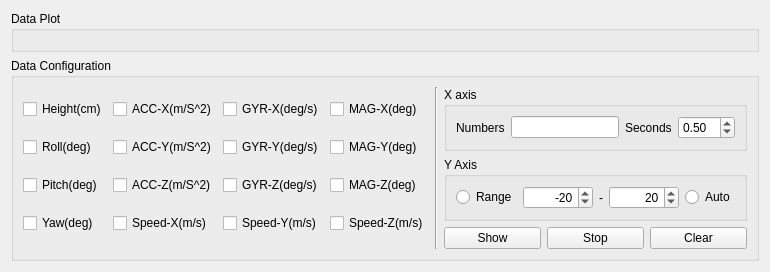
      <widget class="QWidget" name="tab_data_plotter">
       <attribute name="title">
        <string>Data Plotter</string>
       </attribute>
       <layout class="QGridLayout" name="gridLayout_24">
        <item row="0" column="0">
         <widget class="QGroupBox" name="group_box_data_plot">
          <property name="sizePolicy">
           <sizepolicy hsizetype="Preferred" vsizetype="MinimumExpanding">
            <horstretch>0</horstretch>
            <verstretch>0</verstretch>
           </sizepolicy>
          </property>
          <property name="title">
           <string>Data Plot</string>
          </property>
          <layout class="QGridLayout" name="gridLayout_9">
           <item row="0" column="0">
            <widget class="QCustomPlot" name="widget_data_plotter" native="true"/>
           </item>
          </layout>
         </widget>
        </item>
        <item row="1" column="0">
         <widget class="QGroupBox" name="group_box_data_configuration">
          <property name="title">
           <string>Data Configuration</string>
          </property>
          <layout class="QGridLayout" name="gridLayout_23">
           <item row="2" column="2">
            <widget class="QPushButton" name="push_button_show">
             <property name="text">
              <string>Show</string>
             </property>
            </widget>
           </item>
           <item row="2" column="3">
            <widget class="QPushButton" name="push_button_stop">
             <property name="text">
              <string>Stop</string>
             </property>
            </widget>
           </item>
           <item row="2" column="4">
            <widget class="QPushButton" name="push_button_clear_plot">
             <property name="text">
              <string>Clear</string>
             </property>
            </widget>
           </item>
           <item row="1" column="2" colspan="3">
            <widget class="QGroupBox" name="group_box_y_axis">
             <property name="title">
              <string>Y Axis</string>
             </property>
             <layout class="QGridLayout" name="gridLayout_20">
              <item row="0" column="2">
               <widget class="QLabel" name="label_dash_y_axis">
                <property name="text">
                 <string>-</string>
                </property>
               </widget>
              </item>
              <item row="0" column="1">
               <widget class="QSpinBox" name="spin_box_range_lower">
                <property name="sizePolicy">
                 <sizepolicy hsizetype="Expanding" vsizetype="Fixed">
                  <horstretch>0</horstretch>
                  <verstretch>0</verstretch>
                 </sizepolicy>
                </property>
                <property name="alignment">
                 <set>Qt::AlignRight|Qt::AlignTrailing|Qt::AlignVCenter</set>
                </property>
                <property name="minimum">
                 <number>-360</number>
                </property>
                <property name="maximum">
                 <number>360</number>
                </property>
                <property name="value">
                 <number>-20</number>
                </property>
               </widget>
              </item>
              <item row="0" column="3">
               <widget class="QSpinBox" name="spin_box_range_upper">
                <property name="sizePolicy">
                 <sizepolicy hsizetype="Expanding" vsizetype="Fixed">
                  <horstretch>0</horstretch>
                  <verstretch>0</verstretch>
                 </sizepolicy>
                </property>
                <property name="alignment">
                 <set>Qt::AlignRight|Qt::AlignTrailing|Qt::AlignVCenter</set>
                </property>
                <property name="value">
                 <number>20</number>
                </property>
               </widget>
              </item>
              <item row="0" column="4">
               <widget class="QRadioButton" name="radio_button_auto">
                <property name="text">
                 <string>Auto</string>
                </property>
               </widget>
              </item>
              <item row="0" column="0">
               <widget class="QRadioButton" name="radio_Button_range_y_axis">
                <property name="text">
                 <string>Range</string>
                </property>
               </widget>
              </item>
             </layout>
            </widget>
           </item>
           <item row="0" column="2" colspan="3">
            <widget class="QGroupBox" name="group_box_x_axis">
             <property name="title">
              <string>X axis</string>
             </property>
             <layout class="QGridLayout" name="gridLayout_21">
              <item row="0" column="0">
               <widget class="QLabel" name="label_numbers">
                <property name="text">
                 <string>Numbers</string>
                </property>
               </widget>
              </item>
              <item row="0" column="1">
               <widget class="QLineEdit" name="line_edit_numbers">
                <property name="sizePolicy">
                 <sizepolicy hsizetype="Expanding" vsizetype="Fixed">
                  <horstretch>0</horstretch>
                  <verstretch>0</verstretch>
                 </sizepolicy>
                </property>
               </widget>
              </item>
              <item row="0" column="2">
               <widget class="QLabel" name="label_seconds">
                <property name="text">
                 <string>Seconds</string>
                </property>
               </widget>
              </item>
              <item row="0" column="3">
               <widget class="QDoubleSpinBox" name="double_spin_box_seconds">
                <property name="sizePolicy">
                 <sizepolicy hsizetype="Expanding" vsizetype="Fixed">
                  <horstretch>0</horstretch>
                  <verstretch>0</verstretch>
                 </sizepolicy>
                </property>
                <property name="singleStep">
                 <double>0.500000000000000</double>
                </property>
                <property name="value">
                 <double>0.500000000000000</double>
                </property>
               </widget>
              </item>
             </layout>
            </widget>
           </item>
           <item row="0" column="0" rowspan="3">
            <layout class="QGridLayout" name="gridLayout_22">
             <item row="0" column="0">
              <widget class="QCheckBox" name="check_box_height">
               <property name="text">
                <string>Height(cm)</string>
               </property>
              </widget>
             </item>
             <item row="0" column="1">
              <widget class="QCheckBox" name="check_box_acc_x">
               <property name="text">
                <string>ACC-X(m/S^2)</string>
               </property>
              </widget>
             </item>
             <item row="0" column="2">
              <widget class="QCheckBox" name="check_box_gyr_x">
               <property name="text">
                <string>GYR-X(deg/s)</string>
               </property>
              </widget>
             </item>
             <item row="0" column="3">
              <widget class="QCheckBox" name="check_box_mag_x">
               <property name="text">
                <string>MAG-X(deg)</string>
               </property>
              </widget>
             </item>
             <item row="1" column="0">
              <widget class="QCheckBox" name="check_box_roll">
               <property name="text">
                <string>Roll(deg)</string>
               </property>
              </widget>
             </item>
             <item row="1" column="1">
              <widget class="QCheckBox" name="check_box_acc_y">
               <property name="text">
                <string>ACC-Y(m/S^2)</string>
               </property>
              </widget>
             </item>
             <item row="1" column="2">
              <widget class="QCheckBox" name="check_box_gyr_y">
               <property name="text">
                <string>GYR-Y(deg/s)</string>
               </property>
              </widget>
             </item>
             <item row="1" column="3">
              <widget class="QCheckBox" name="check_box_mag_y">
               <property name="text">
                <string>MAG-Y(deg)</string>
               </property>
              </widget>
             </item>
             <item row="2" column="0">
              <widget class="QCheckBox" name="check_box_pitch">
               <property name="text">
                <string>Pitch(deg)</string>
               </property>
              </widget>
             </item>
             <item row="2" column="1">
              <widget class="QCheckBox" name="check_box_acc_z">
               <property name="text">
                <string>ACC-Z(m/S^2)</string>
               </property>
              </widget>
             </item>
             <item row="2" column="2">
              <widget class="QCheckBox" name="check_box_gyr_z">
               <property name="text">
                <string>GYR-Z(deg/s)</string>
               </property>
              </widget>
             </item>
             <item row="2" column="3">
              <widget class="QCheckBox" name="check_box_mag_z">
               <property name="text">
                <string>MAG-Z(deg)</string>
               </property>
              </widget>
             </item>
             <item row="3" column="0">
              <widget class="QCheckBox" name="check_box_yaw">
               <property name="text">
                <string>Yaw(deg)</string>
               </property>
              </widget>
             </item>
             <item row="3" column="1">
              <widget class="QCheckBox" name="check_speed_x">
               <property name="text">
                <string>Speed-X(m/s)</string>
               </property>
              </widget>
             </item>
             <item row="3" column="2">
              <widget class="QCheckBox" name="check_speed_y">
               <property name="text">
                <string>Speed-Y(m/s)</string>
               </property>
              </widget>
             </item>
             <item row="3" column="3">
              <widget class="QCheckBox" name="check_speed_z">
               <property name="text">
                <string>Speed-Z(m/s)</string>
               </property>
              </widget>
             </item>
            </layout>
           </item>
           <item row="0" column="1" rowspan="3">
            <widget class="Line" name="line_data_configuration">
             <property name="orientation">
              <enum>Qt::Vertical</enum>
             </property>
            </widget>
           </item>
          </layout>
         </widget>
        </item>
       </layout>
      </widget>
